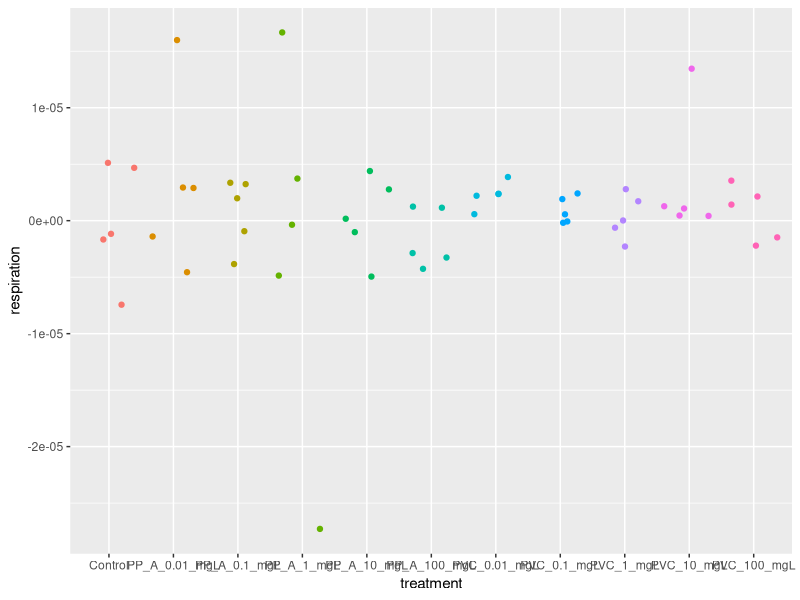
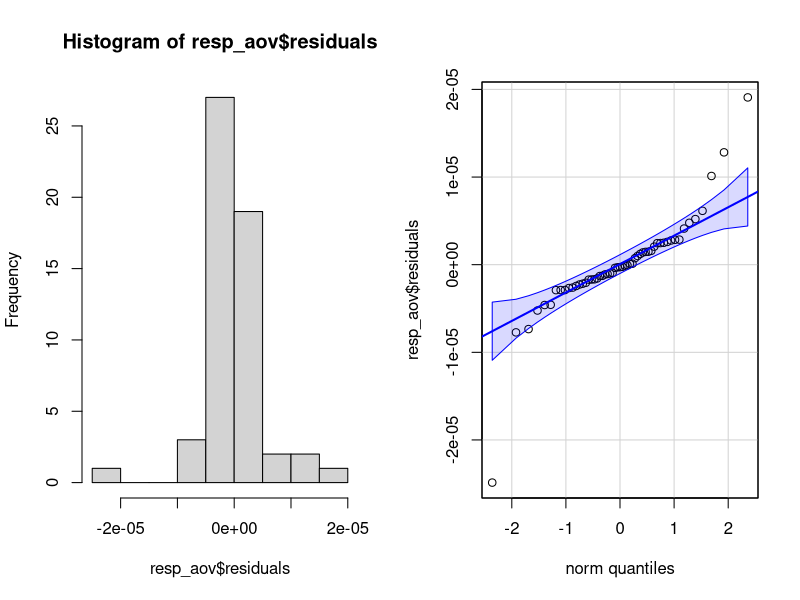
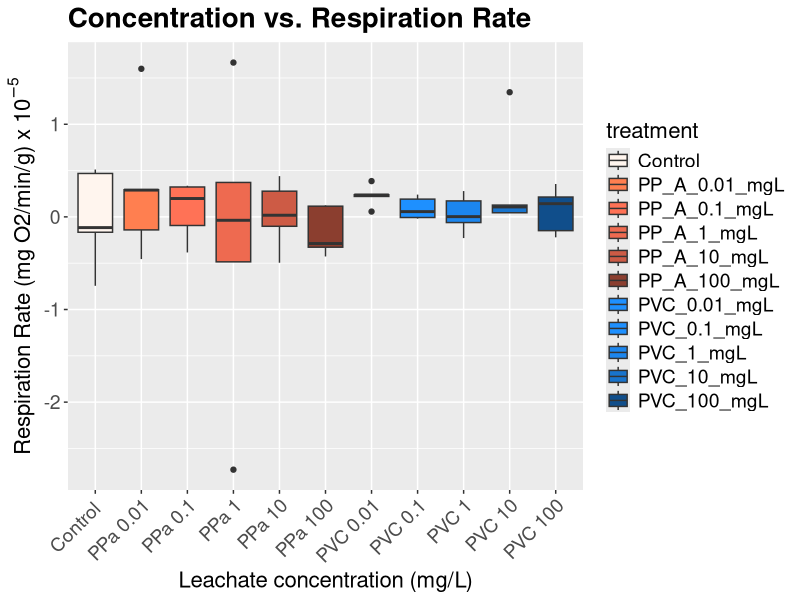

R code for these plots, in order: (Note: this script raises an error after producing the figures.)
## ---- chunk 1
if ("tidyverse" %in% rownames(installed.packages()) == 'FALSE') install.packages('tidyverse')
if ("dplyr" %in% rownames(installed.packages()) == 'FALSE') install.packages('dplyr')
if ("car" %in% rownames(installed.packages()) == 'FALSE') install.packages('car')
if ("ggplot2" %in% rownames(installed.packages()) == 'FALSE') install.packages('ggplot2')

library(dplyr)
library(tidyverse)
library(car)
library(ggplot2)
## ---- chunk 2
rates <- read.csv('rates.csv')

print(rates)
## ---- chunk 3
ggplot(rates) +
  aes(x = treatment, y = respiration, color = treatment) +
  geom_jitter() +
  theme(legend.position = "none")
## ---- chunk 4
resp_aov <-  aov(respiration ~ treatment, data = rates)
## ---- chunk 5
par(mfrow = c(1, 2)) # combine plots

# histogram
hist(resp_aov$residuals)

# QQ-plot
qqPlot(resp_aov$residuals,
  id = FALSE # id = FALSE to remove point identification
)
## ---- chunk 6
ggplot(rates) +
  aes(x = treatment, y = respiration, fill = treatment) +
  geom_boxplot() +  
  theme(axis.text.x = element_text(angle = 45, hjust = 1)) +
  labs(
    title = "Concentration vs. Respiration Rate",
    x = "Leachate concentration (mg/L)",
    y = expression("Respiration Rate (mg O2/min/g) x"~10^-5)
  ) +
  scale_y_continuous(
labels = function(x) x / 1e-5 # Transform the y-axis labels
) +
  scale_x_discrete(labels = c("Control ", "PPa 0.01", "PPa 0.1","PPa 1", "PPa 10", "PPa 100","PVC 0.01", "PVC 0.1", "PVC 1", "PVC 10", "PVC 100")) +  
  scale_fill_manual(values = c("seashell", "coral", "coral1","coral2","coral3", "coral4","dodgerblue","dodgerblue1","dodgerblue2", "dodgerblue3","dodgerblue4")) +
  theme(
plot.title = element_text(size = 20, face = "bold"), # Title text size
axis.title.x = element_text(size = 16), # X-axis title text size
axis.title.y = element_text(size = 16), # Y-axis title text size
axis.text.x = element_text(size = 14), # X-axis text size
axis.text.y = element_text(size = 14), # Y-axis text size
legend.title = element_text(size = 16), # Legend title text size
legend.text = element_text(size = 14) # Legend text size
)
## ---- chunk 7
resp_aov <- aov(massnorm_resp_rate ~ treatment,
  data = rates
)

summary(resp_aov)
## ---- chunk 8
ggplot(rates) +
  aes(x = treatment, y = massnorm_phot_rate, color = treatment) +
  geom_jitter() +
  theme(legend.position = "none")
## ---- chunk 9
res_aov <-  aov(massnorm_phot_rate ~ treatment, data = rates)
## ---- chunk 10
par(mfrow = c(1, 2)) # combine plots

# histogram
hist(res_aov$residuals)

# QQ-plot
qqPlot(res_aov$residuals,
  id = FALSE # id = FALSE to remove point identification
)
## ---- chunk 11
ggplot(rates) +
  aes(x = treatment, y = massnorm_phot_rate, fill= treatment) +
  geom_boxplot() +
  theme(axis.text.x = element_text(angle = 45, hjust = 1))+
   labs(
    title = "Concentration vs. Photosynthesis Rate",
    x = "Leachate concentration (mg/L)",
    y = "Photosynthesis Rate"
  ) +
  scale_x_discrete(labels = c("Control ", "PPa 0.01", "PPa 0.1","PPa 1", "PPa 10", "PPa 100","PVC 0.01", "PVC 0.1", "PVC 1", "PVC 10", "PVC 100")) +  
  scale_fill_manual(values = c("seashell", "coral", "coral1","coral2","coral3", "coral4","dodgerblue","dodgerblue1","dodgerblue2", "dodgerblue3","dodgerblue4")) 
## ---- chunk 12
phot_aov <- aov(massnorm_phot_rate ~ treatment,
  data = rates
)

summary(phot_aov)
## ---- chunk 13
# Set the mean and standard deviation
mean_val <- 0.01
sd_val <- 0.005

# Generate data for each treatment
control_data <- rnorm(5, mean = mean_val, sd = sd_val)
low_data <- rnorm(5, mean = mean_val + 0.01, sd = sd_val)
high_data <- rnorm(5, mean = mean_val + 0.02, sd = sd_val)

# Combine all data
respiration <- c(control_data, low_data, high_data)
treatment <- rep(c('control', 'low', 'high'), each = 5)

# Create dataframe
hyp <- data.frame(respiration = respiration, treatment = treatment)

# Print dataframe
print(hyp)
## ---- chunk 14
# Convert treatment to a factor with desired levels order
hyp$treatment <- factor(hyp$treatment, levels = c('control', 'low', 'high'))

ggplot(hyp) +
  aes(x = treatment, y = respiration, fill= treatment) +
  geom_boxplot() +
  theme(axis.text.x = element_text(angle = 45, hjust = 1))+
   labs(
    title = "Concentration vs. Respiration Rate",
    x = "Leachate concentration (mg/L)",
    y = "Respiration Rate"
  )
## ---- chunk 15
newmeta <- read_csv("../metadata/nem_metadata.csv")
## ---- chunk 16
ggplot(newmeta) +
  aes(x = treatment, y = Fv_Fm, fill= treatment) +
  geom_boxplot() +
  theme(axis.text.x = element_text(angle = 45, hjust = 1))+
   labs(
    title = "Concentration vs. Photosynthetic efficiency",
    x = "Leachate concentration (mg/L)",
    y = "Photosynthetic efficiency"
  )

## ---- chunk 17
fvfm_aov <- aov(Fv_Fm ~ treatment,
  data = newmeta
)

summary(fvfm_aov)
